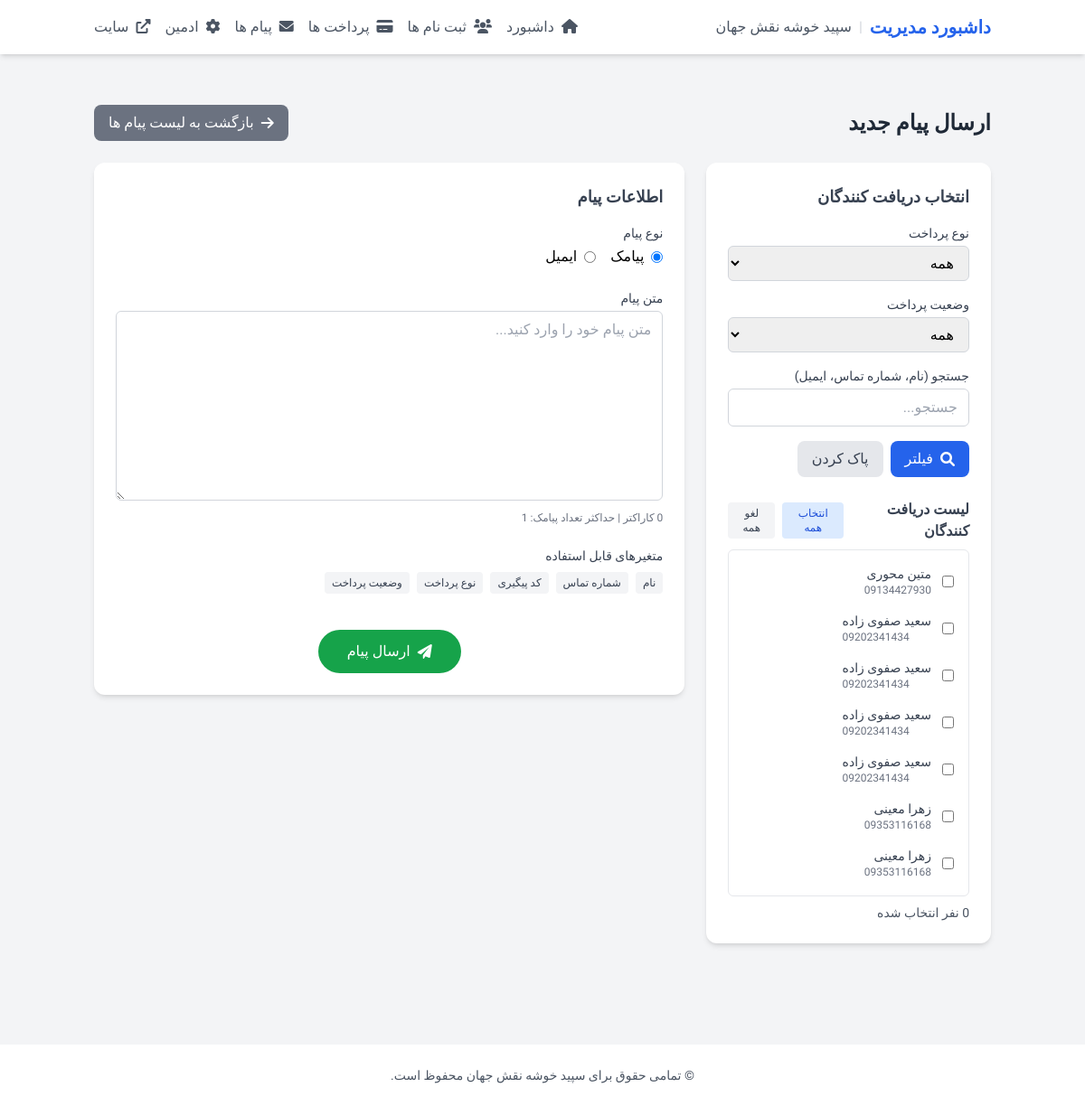
Page /dashboard/messages/create/ (signed in) on the committed database.
### registration/models.py (models this page shows, shortened)
class Registration(models.Model):
    PAYMENT_TYPE_CHOICES = (
        ('cash', 'پرداخت نقدی'),
        ('installment', 'پرداخت اقساطی'),
    )
    PAYMENT_STATUS_CHOICES = (
        ('pending', 'در انتظار پرداخت'),
        ('paid', 'پرداخت شده'),
        ('failed', 'پرداخت ناموفق'),
    )
    name = models.CharField(max_length=100, verbose_name="نام و نام خانوادگی")
    phone = models.CharField(max_length=11, verbose_name="شماره تماس")
    payment_type = models.CharField(max_length=20, choices=PAYMENT_TYPE_CHOICES, default='cash', verbose_name="نوع پرداخت")
    payment_status = models.CharField(max_length=20, choices=PAYMENT_STATUS_CHOICES, default='pending', verbose_name="وضعیت پرداخت")
    tracking_code = models.CharField(max_length=10, unique=True, blank=True, null=True, verbose_name="کد پیگیری")
    registration_date = models.DateTimeField(auto_now_add=True, verbose_name="تاریخ ثبت نام")
    class Meta:
        verbose_name = "ثبت نام"
        verbose_name_plural = "ثبت نام ها"
        ordering = ['-registration_date']

### dashboard/views.py (the view, shortened to what this page needs)
# urls.py: path('messages/create/', MessageCreateView.as_view(), name='message_create'),
class MessageCreateView(LoginRequiredMixin, View):
    def get(self, request):
        payment_type = request.GET.get('payment_type', '')
        payment_status = request.GET.get('payment_status', '')
        search_query = request.GET.get('search', '')
        registrations = Registration.objects.all()
        if payment_type:
            registrations = registrations.filter(payment_type=payment_type)
        if payment_status:
            registrations = registrations.filter(payment_status=payment_status)
        if search_query:
            registrations = registrations.filter(
                Q(name__icontains=search_query) |
                Q(phone__icontains=search_query) |
                Q(email__icontains=search_query)
            )
        context = {
            'registrations': registrations,
            'payment_type': payment_type,
            'payment_status': payment_status,
            'search_query': search_query,
        }
        return render(request, 'dashboard/message_create.html', context)

### templates/dashboard/message_create.html (shortened to what this page needs)
{% extends 'dashboard/base.html' %}
{% block content %}
<div class="container mx-auto px-4 py-8">
    <div class="flex justify-between items-center mb-6">
        <h1 class="text-2xl font-bold text-gray-800">ارسال پیام جدید</h1>
        <div class="flex space-x-2 space-x-reverse">
            <a href="{% url 'dashboard:messages' %}" class="bg-gray-500 hover:bg-gray-600 text-white py-2 px-4 rounded-lg transition duration-300 flex items-center">
                <i class="fas fa-arrow-right ml-2"></i>
                بازگشت به لیست پیام ها
            </a>
        </div>
    </div>
    <div class="grid grid-cols-1 lg:grid-cols-3 gap-6">
        <div class="lg:col-span-1">
            <div class="bg-white rounded-xl shadow-md p-6 mb-6">
                <h2 class="text-lg font-bold text-gray-700 mb-4">انتخاب دریافت کنندگان</h2>
                <form id="filterForm" class="mb-4">
                    <div class="space-y-4">
                        <div>
                            <label class="block text-sm font-medium text-gray-700 mb-1">نوع پرداخت</label>
                            <select name="payment_type" class="w-full px-3 py-2 border border-gray-300 rounded-md focus:outline-none focus:ring-2 focus:ring-blue-500">
                                <option value="">همه</option>
                            </select>
                        </div>
                        <div>
                            <label class="block text-sm font-medium text-gray-700 mb-1">وضعیت پرداخت</label>
                            <select name="payment_status" class="w-full px-3 py-2 border border-gray-300 rounded-md focus:outline-none focus:ring-2 focus:ring-blue-500">
                                <option value="">همه</option>
                            </select>
                        </div>
                        <div>
                            <label class="block text-sm font-medium text-gray-700 mb-1">جستجو (نام، شماره تماس، ایمیل)</label>
                            <input type="text" name="search" value="{{ search_query }}" class="w-full px-3 py-2 border border-gray-300 rounded-md focus:outline-none focus:ring-2 focus:ring-blue-500" placeholder="جستجو...">
                        </div>
                        <div class="flex items-end">
                            <button type="submit" class="bg-blue-600 hover:bg-blue-700 text-white py-2 px-4 rounded-lg transition duration-300 flex items-center">
                                <i class="fas fa-search ml-2"></i>
                                فیلتر
                            </button>
                            <button type="button" id="clearFilterBtn" class="mr-2 bg-gray-200 hover:bg-gray-300 text-gray-700 py-2 px-4 rounded-lg transition duration-300">
                                پاک کردن
                            </button>
                        </div>
                    </div>
                </form>
                <div class="mt-6">
                    <div class="flex justify-between items-center mb-2">
                        <h3 class="text-md font-bold text-gray-700">لیست دریافت کنندگان</h3>
                        <div class="flex space-x-2 space-x-reverse">
                            <button type="button" id="selectAllBtn" class="text-xs bg-blue-100 hover:bg-blue-200 text-blue-700 py-1 px-2 rounded transition duration-300">
                                انتخاب همه
                            </button>
                            <button type="button" id="deselectAllBtn" class="text-xs bg-gray-100 hover:bg-gray-200 text-gray-700 py-1 px-2 rounded transition duration-300">
                                لغو همه
                            </button>
                        </div>
                    </div>
                    <div class="border border-gray-200 rounded-md h-96 overflow-y-auto">
                        <div class="p-2">
                            {% for registration in registrations %}
                            <label class="flex items-center p-2 hover:bg-gray-50 rounded cursor-pointer">
                                <input type="checkbox" name="recipients" value="{{ registration.id }}" class="recipient-checkbox rounded text-blue-600 focus:ring-blue-500">
                                <div class="mr-3">
                                    <div class="text-sm font-medium text-gray-700">{{ registration.name }}</div>
                                    <div class="text-xs text-gray-500 ltr text-left">{{ registration.phone }}</div>
                                </div>
                            </label>
                            {% empty %}
                            <div class="p-4 text-center text-gray-500">
                                هیچ دریافت کننده‌ای یافت نشد.
                            </div>
                            {% endfor %}
                        </div>
                    </div>
                    <div class="mt-2 text-sm text-gray-600">
                        <span id="selectedCount">0</span> نفر انتخاب شده
                    </div>
                </div>
            </div>
        </div>
        <div class="lg:col-span-2">
            <div class="bg-white rounded-xl shadow-md p-6">
                <h2 class="text-lg font-bold text-gray-700 mb-4">اطلاعات پیام</h2>
                <form id="messageForm" method="post">
                    <div class="space-y-6">
                        <div>
                            <label class="block text-sm font-medium text-gray-700 mb-1">نوع پیام</label>
                            <div class="flex space-x-4 space-x-reverse">
                                <label class="inline-flex items-center">
                                    <input type="radio" name="message_type" value="sms" class="form-radio text-blue-600" checked>
                                    <span class="mr-2">پیامک</span>
                                </label>
                                <label class="inline-flex items-center">
                                    <input type="radio" name="message_type" value="email" class="form-radio text-blue-600">
                                    <span class="mr-2">ایمیل</span>
                                </label>
                            </div>
                        </div>
                        <div>
                            <label class="block text-sm font-medium text-gray-700 mb-1">متن پیام</label>
                            <textarea name="content" rows="8" class="w-full px-3 py-2 border border-gray-300 rounded-md focus:outline-none focus:ring-2 focus:ring-blue-500" placeholder="متن پیام خود را وارد کنید..."></textarea>
                            <div class="mt-1 text-xs text-gray-500" id="messageInfo">
                                <span id="charCount">0</span> کاراکتر | حداکثر تعداد پیامک: <span id="smsCount">1</span>
                            </div>
                        </div>
                        <div>
                            <label class="block text-sm font-medium text-gray-700 mb-2">متغیرهای قابل استفاده</label>
                            <div class="flex flex-wrap gap-2">
                                <button type="button" class="variable-btn text-xs bg-gray-100 hover:bg-gray-200 text-gray-700 py-1 px-2 rounded transition duration-300" data-variable="{نام}">نام</button>
                                <button type="button" class="variable-btn text-xs bg-gray-100 hover:bg-gray-200 text-gray-700 py-1 px-2 rounded transition duration-300" data-variable="{شماره_تماس}">شماره تماس</button>
                                <button type="button" class="variable-btn text-xs bg-gray-100 hover:bg-gray-200 text-gray-700 py-1 px-2 rounded transition duration-300" data-variable="{کد_پیگیری}">کد پیگیری</button>
                                <button type="button" class="variable-btn text-xs bg-gray-100 hover:bg-gray-200 text-gray-700 py-1 px-2 rounded transition duration-300" data-variable="{نوع_پرداخت}">نوع پرداخت</button>
                                <button type="button" class="variable-btn text-xs bg-gray-100 hover:bg-gray-200 text-gray-700 py-1 px-2 rounded transition duration-300" data-variable="{وضعیت_پرداخت}">وضعیت پرداخت</button>
                            </div>
                        </div>
                        <div class="flex justify-center pt-4">
                            <button type="submit" class="bg-green-600 hover:bg-green-700 text-white py-3 px-8 rounded-full transition duration-300 flex items-center">
                                <i class="fas fa-paper-plane ml-2"></i>
                                ارسال پیام
                            </button>
                        </div>
                    </div>
                </form>
            </div>
        </div>
    </div>
</div>
{% endblock %}

### templates/dashboard/base.html (style rules this page uses)
body { font-family: 'Vazirmatn', sans-serif; }
input, textarea, select { direction: rtl; }
.ltr { direction: ltr; }

### rows in the picture
Registration: name "متین محوری", phone "09134427930"
Registration: name "سعید صفوی زاده", phone "09202341434"
Registration: name "سعید صفوی زاده", phone "09202341434"
Registration: name "سعید صفوی زاده", phone "09202341434"
Registration: name "سعید صفوی زاده", phone "09202341434"
Registration: name "زهرا معینی", phone "09353116168"
Registration: name "زهرا معینی", phone "09353116168"
